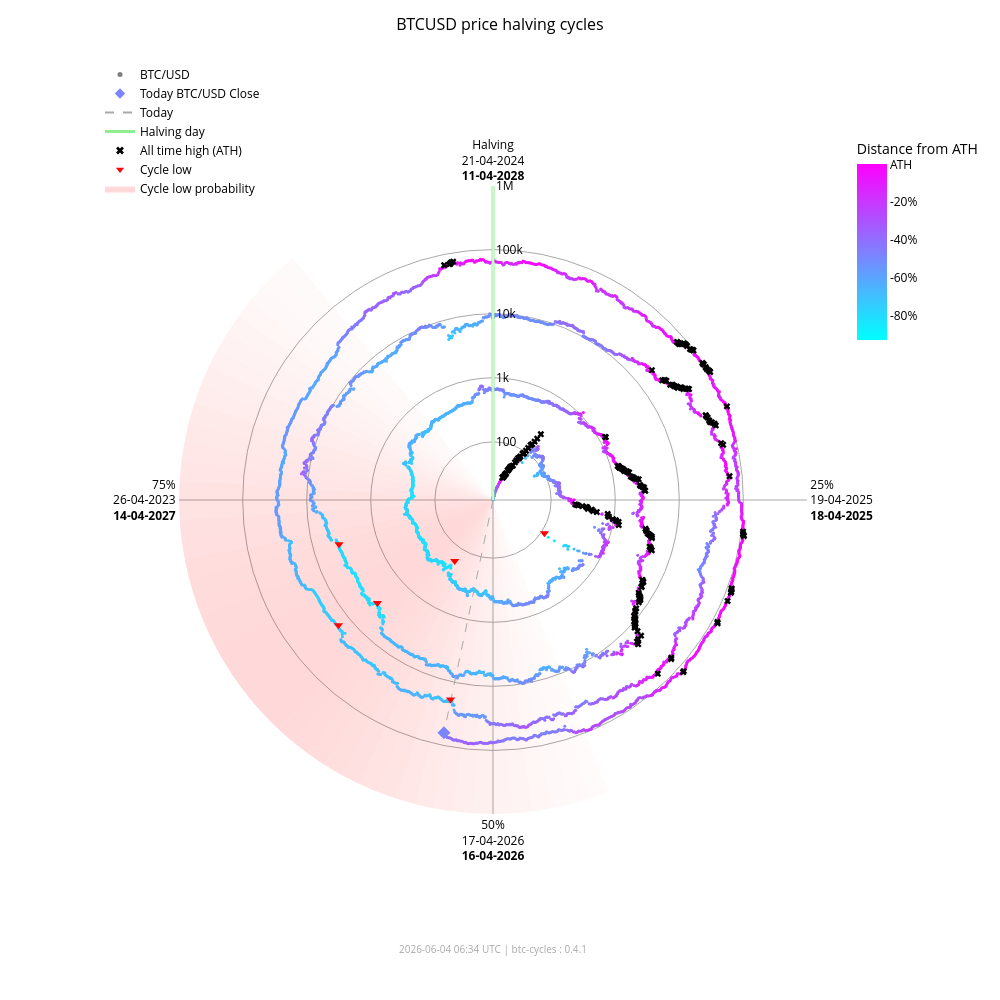

Notebook code cell kept with this figure:
### Markdown cell above
### Interactive chart (plotly)

### Code cell
fig_interactive = btc.plot(
    kind="interactive",
    from_date="2012-11-28",
)
# plotly config for interactivity
config = {"scrollZoom": True, "displayModeBar": True}
# display in notebook
fig_interactive.show(config=config)

### Figure 1 — Plotly figure (JSON) as saved in the notebook; plotly's stock layout.template omitted (floating-point values rounded to 4 significant figures; data arrays with more than 128 entries replaced by an {"elided": "..."} marker saying what was removed)
{"data": [{"fill": "toself", "fillcolor": "rgba(255,0,0,0.017168280509461755)", "hoverinfo": "skip", "line": {"width": 0}, "mode": "lines", "r": [12.35, 1000000, 1000000, 12.35, 12.35], "showlegend": false, "theta": [158.4, 158.4, 162.0, 162.0, 158.4], "type": "scatterpolar"}, {"fill": "toself", "fillcolor": "rgba(255,0,0,0.022114794501891175)", "hoverinfo": "skip", "line": {"width": 0}, "mode": "lines", "r": [12.35, 1000000, 1000000, 12.35, 12.35], "showlegend": false, "theta": [162.0, 162.0, 165.6, 165.6, 162.0], "type": "scatterpolar"}, {"fill": "toself", "fillcolor": "rgba(255,0,0,0.02790404259511669)", "hoverinfo": "skip", "line": {"width": 0}, "mode": "lines", "r": [12.35, 1000000, 1000000, 12.35, 12.35], "showlegend": false, "theta": [165.6, 165.6, 169.2, 169.2, 165.6], "type": "scatterpolar"}, {"fill": "toself", "fillcolor": "rgba(255,0,0,0.034518294852420334)", "hoverinfo": "skip", "line": {"width": 0}, "mode": "lines", "r": [12.35, 1000000, 1000000, 12.35, 12.35], "showlegend": false, "theta": [169.2, 169.2, 172.8, 172.8, 169.2], "type": "scatterpolar"}, {"fill": "toself", "fillcolor": "rgba(255,0,0,0.041901979682821514)", "hoverinfo": "skip", "line": {"width": 0}, "mode": "lines", "r": [12.35, 1000000, 1000000, 12.35, 12.35], "showlegend": false, "theta": [172.8, 172.8, 176.4, 176.4, 172.8], "type": "scatterpolar"}, {"fill": "toself", "fillcolor": "rgba(255,0,0,0.04996405861294358)", "hoverinfo": "skip", "line": {"width": 0}, "mode": "lines", "r": [12.35, 1000000, 1000000, 12.35, 12.35], "showlegend": false, "theta": [176.4, 176.4, 180.0, 180.0, 176.4], "type": "scatterpolar"}, {"fill": "toself", "fillcolor": "rgba(255,0,0,0.05858349692240514)", "hoverinfo": "skip", "line": {"width": 0}, "mode": "lines", "r": [12.35, 1000000, 1000000, 12.35, 12.35], "showlegend": false, "theta": [180.0, 180.0, 183.6, 183.6, 180.0], "type": "scatterpolar"}, {"fill": "toself", "fillcolor": "rgba(255,0,0,0.06761662035375064)", "hoverinfo": "skip", "line": {"width": 0}, "mode": "lines", "r": [12.35, 1000000, 1000000, 12.35, 12.35], "showlegend": false, "theta": [183.6, 183.6, 187.2, 187.2, 183.6], "type": "scatterpolar"}, {"fill": "toself", "fillcolor": "rgba(255,0,0,0.07690481219944661)", "hoverinfo": "skip", "line": {"width": 0}, "mode": "lines", "r": [12.35, 1000000, 1000000, 12.35, 12.35], "showlegend": false, "theta": [187.2, 187.2, 190.8, 190.8, 187.2], "type": "scatterpolar"}, {"fill": "toself", "fillcolor": "rgba(255,0,0,0.08628112000611096)", "hoverinfo": "skip", "line": {"width": 0}, "mode": "lines", "r": [12.35, 1000000, 1000000, 12.35, 12.35], "showlegend": false, "theta": [190.8, 190.8, 194.4, 194.4, 190.8], "type": "scatterpolar"}, {"fill": "toself", "fillcolor": "rgba(255,0,0,0.09557490841018089)", "hoverinfo": "skip", "line": {"width": 0}, "mode": "lines", "r": [12.35, 1000000, 1000000, 12.35, 12.35], "showlegend": false, "theta": [194.4, 194.4, 198.0, 198.0, 194.4], "type": "scatterpolar"}, {"fill": "toself", "fillcolor": "rgba(255,0,0,0.10461455782963762)", "hoverinfo": "skip", "line": {"width": 0}, "mode": "lines", "r": [12.35, 1000000, 1000000, 12.35, 12.35], "showlegend": false, "theta": [198.0, 198.0, 201.6, 201.6, 198.0], "type": "scatterpolar"}, {"fill": "toself", "fillcolor": "rgba(255,0,0,0.11322908719652829)", "hoverinfo": "skip", "line": {"width": 0}, "mode": "lines", "r": [12.35, 1000000, 1000000, 12.35, 12.35], "showlegend": false, "theta": [201.6, 201.6, 205.2, 205.2, 201.6], "type": "scatterpolar"}, {"fill": "toself", "fillcolor": "rgba(255,0,0,0.12125015337052986)", "hoverinfo": "skip", "line": {"width": 0}, "mode": "lines", "r": [12.35, 1000000, 1000000, 12.35, 12.35], "showlegend": false, "theta": [205.2, 205.2, 208.8, 208.8, 205.2], "type": "scatterpolar"}, {"fill": "toself", "fillcolor": "rgba(255,0,0,0.12851590515331976)", "hoverinfo": "skip", "line": {"width": 0}, "mode": "lines", "r": [12.35, 1000000, 1000000, 12.35, 12.35], "showlegend": false, "theta": [208.8, 208.8, 212.4, 212.4, 208.8], "type": "scatterpolar"}, {"fill": "toself", "fillcolor": "rgba(255,0,0,0.13487757461161184)", "hoverinfo": "skip", "line": {"width": 0}, "mode": "lines", "r": [12.35, 1000000, 1000000, 12.35, 12.35], "showlegend": false, "theta": [212.4, 212.4, 216.0, 216.0, 212.4], "type": "scatterpolar"}, {"fill": "toself", "fillcolor": "rgba(255,0,0,0.14020862181849592)", "hoverinfo": "skip", "line": {"width": 0}, "mode": "lines", "r": [12.35, 1000000, 1000000, 12.35, 12.35], "showlegend": false, "theta": [216.0, 216.0, 219.6, 219.6, 216.0], "type": "scatterpolar"}, {"fill": "toself", "fillcolor": "rgba(255,0,0,0.14441504950654527)", "hoverinfo": "skip", "line": {"width": 0}, "mode": "lines", "r": [12.35, 1000000, 1000000, 12.35, 12.35], "showlegend": false, "theta": [219.6, 219.6, 223.2, 223.2, 219.6], "type": "scatterpolar"}, {"fill": "toself", "fillcolor": "rgba(255,0,0,0.14744459351271713)", "hoverinfo": "skip", "line": {"width": 0}, "mode": "lines", "r": [12.35, 1000000, 1000000, 12.35, 12.35], "showlegend": false, "theta": [223.2, 223.2, 226.8, 226.8, 223.2], "type": "scatterpolar"}, {"fill": "toself", "fillcolor": "rgba(255,0,0,0.14929223192296423)", "hoverinfo": "skip", "line": {"width": 0}, "mode": "lines", "r": [12.35, 1000000, 1000000, 12.35, 12.35], "showlegend": false, "theta": [226.8, 226.8, 230.4, 230.4, 226.8], "type": "scatterpolar"}, {"fill": "toself", "fillcolor": "rgba(255,0,0,0.15)", "hoverinfo": "skip", "line": {"width": 0}, "mode": "lines", "r": [12.35, 1000000, 1000000, 12.35, 12.35], "showlegend": false, "theta": [230.4, 230.4, 234.0, 234.0, 230.4], "type": "scatterpolar"}, {"fill": "toself", "fillcolor": "rgba(255,0,0,0.14965033825231114)", "hoverinfo": "skip", "line": {"width": 0}, "mode": "lines", "r": [12.35, 1000000, 1000000, 12.35, 12.35], "showlegend": false, "theta": [234.0, 234.0, 237.6, 237.6, 234.0], "type": "scatterpolar"}, {"fill": "toself", "fillcolor": "rgba(255,0,0,0.14835378057909807)", "hoverinfo": "skip", "line": {"width": 0}, "mode": "lines", "r": [12.35, 1000000, 1000000, 12.35, 12.35], "showlegend": false, "theta": [237.6, 237.6, 241.2, 241.2, 237.6], "type": "scatterpolar"}, {"fill": "toself", "fillcolor": "rgba(255,0,0,0.14623322283554635)", "hoverinfo": "skip", "line": {"width": 0}, "mode": "lines", "r": [12.35, 1000000, 1000000, 12.35, 12.35], "showlegend": false, "theta": [241.2, 241.2, 244.8, 244.8, 241.2], "type": "scatterpolar"}, {"fill": "toself", "fillcolor": "rgba(255,0,0,0.1434078538226231)", "hoverinfo": "skip", "line": {"width": 0}, "mode": "lines", "r": [12.35, 1000000, 1000000, 12.35, 12.35], "showlegend": false, "theta": [244.8, 244.8, 248.4, 248.4, 244.8], "type": "scatterpolar"}, {"fill": "toself", "fillcolor": "rgba(255,0,0,0.13997983179373427)", "hoverinfo": "skip", "line": {"width": 0}, "mode": "lines", "r": [12.35, 1000000, 1000000, 12.35, 12.35], "showlegend": false, "theta": [248.4, 248.4, 252.0, 252.0, 248.4], "type": "scatterpolar"}, {"fill": "toself", "fillcolor": "rgba(255,0,0,0.13602598258454268)", "hoverinfo": "skip", "line": {"width": 0}, "mode": "lines", "r": [12.35, 1000000, 1000000, 12.35, 12.35], "showlegend": false, "theta": [252.0, 252.0, 255.6, 255.6, 252.0], "type": "scatterpolar"}, {"fill": "toself", "fillcolor": "rgba(255,0,0,0.13159547355344953)", "hoverinfo": "skip", "line": {"width": 0}, "mode": "lines", "r": [12.35, 1000000, 1000000, 12.35, 12.35], "showlegend": false, "theta": [255.6, 255.6, 259.2, 259.2, 255.6], "type": "scatterpolar"}, {"fill": "toself", "fillcolor": "rgba(255,0,0,0.12671301775492697)", "hoverinfo": "skip", "line": {"width": 0}, "mode": "lines", "r": [12.35, 1000000, 1000000, 12.35, 12.35], "showlegend": false, "theta": [259.2, 259.2, 262.8, 262.8, 259.2], "type": "scatterpolar"}, {"fill": "toself", "fillcolor": "rgba(255,0,0,0.12138610149219965)", "hoverinfo": "skip", "line": {"width": 0}, "mode": "lines", "r": [12.35, 1000000, 1000000, 12.35, 12.35], "showlegend": false, "theta": [262.8, 262.8, 266.4, 266.4, 262.8], "type": "scatterpolar"}, {"fill": "toself", "fillcolor": "rgba(255,0,0,0.1156142551644921)", "hoverinfo": "skip", "line": {"width": 0}, "mode": "lines", "r": [12.35, 1000000, 1000000, 12.35, 12.35], "showlegend": false, "theta": [266.4, 266.4, 270.0, 270.0, 266.4], "type": "scatterpolar"}, {"fill": "toself", "fillcolor": "rgba(255,0,0,0.10939851441251548)", "hoverinfo": "skip", "line": {"width": 0}, "mode": "lines", "r": [12.35, 1000000, 1000000, 12.35, 12.35], "showlegend": false, "theta": [270.0, 270.0, 273.6, 273.6, 270.0], "type": "scatterpolar"}, {"fill": "toself", "fillcolor": "rgba(255,0,0,0.10274974912946185)", "hoverinfo": "skip", "line": {"width": 0}, "mode": "lines", "r": [12.35, 1000000, 1000000, 12.35, 12.35], "showlegend": false, "theta": [273.6, 273.6, 277.2, 277.2, 273.6], "type": "scatterpolar"}, {"fill": "toself", "fillcolor": "rgba(255,0,0,0.09569517349791425)", "hoverinfo": "skip", "line": {"width": 0}, "mode": "lines", "r": [12.35, 1000000, 1000000, 12.35, 12.35], "showlegend": false, "theta": [277.2, 277.2, 280.8, 280.8, 277.2], "type": "scatterpolar"}, {"fill": "toself", "fillcolor": "rgba(255,0,0,0.08828282625646727)", "hoverinfo": "skip", "line": {"width": 0}, "mode": "lines", "r": [12.35, 1000000, 1000000, 12.35, 12.35], "showlegend": false, "theta": [280.8, 280.8, 284.4, 284.4, 280.8], "type": "scatterpolar"}, {"fill": "toself", "fillcolor": "rgba(255,0,0,0.08058400018765345)", "hoverinfo": "skip", "line": {"width": 0}, "mode": "lines", "r": [12.35, 1000000, 1000000, 12.35, 12.35], "showlegend": false, "theta": [284.4, 284.4, 288.0, 288.0, 284.4], "type": "scatterpolar"}, {"fill": "toself", "fillcolor": "rgba(255,0,0,0.07269354608292704)", "hoverinfo": "skip", "line": {"width": 0}, "mode": "lines", "r": [12.35, 1000000, 1000000, 12.35, 12.35], "showlegend": false, "theta": [288.0, 288.0, 291.6, 291.6, 288.0], "type": "scatterpolar"}, {"fill": "toself", "fillcolor": "rgba(255,0,0,0.06472784449068783)", "hoverinfo": "skip", "line": {"width": 0}, "mode": "lines", "r": [12.35, 1000000, 1000000, 12.35, 12.35], "showlegend": false, "theta": [291.6, 291.6, 295.2, 295.2, 291.6], "type": "scatterpolar"}, {"fill": "toself", "fillcolor": "rgba(255,0,0,0.05682021976743955)", "hoverinfo": "skip", "line": {"width": 0}, "mode": "lines", "r": [12.35, 1000000, 1000000, 12.35, 12.35], "showlegend": false, "theta": [295.2, 295.2, 298.8, 298.8, 295.2], "type": "scatterpolar"}, {"fill": "toself", "fillcolor": "rgba(255,0,0,0.04911378436707333)", "hoverinfo": "skip", "line": {"width": 0}, "mode": "lines", "r": [12.35, 1000000, 1000000, 12.35, 12.35], "showlegend": false, "theta": [298.8, 298.8, 302.4, 302.4, 298.8], "type": "scatterpolar"}, {"fill": "toself", "fillcolor": "rgba(255,0,0,0.04175213714896469)", "hoverinfo": "skip", "line": {"width": 0}, "mode": "lines", "r": [12.35, 1000000, 1000000, 12.35, 12.35], "showlegend": false, "theta": [302.4, 302.4, 306.0, 306.0, 302.4], "type": "scatterpolar"}, {"fill": "toself", "fillcolor": "rgba(255,0,0,0.034868865657538876)", "hoverinfo": "skip", "line": {"width": 0}, "mode": "lines", "r": [12.35, 1000000, 1000000, 12.35, 12.35], "showlegend": false, "theta": [306.0, 306.0, 309.6, 309.6, 306.0], "type": "scatterpolar"}, {"fill": "toself", "fillcolor": "rgba(255,0,0,0.02857722515334582)", "hoverinfo": "skip", "line": {"width": 0}, "mode": "lines", "r": [12.35, 1000000, 1000000, 12.35, 12.35], "showlegend": false, "theta": [309.6, 309.6, 313.2, 313.2, 309.6], "type": "scatterpolar"}, {"fill": "toself", "fillcolor": "rgba(255,0,0,0.022961515313555197)", "hoverinfo": "skip", "line": {"width": 0}, "mode": "lines", "r": [12.35, 1000000, 1000000, 12.35, 12.35], "showlegend": false, "theta": [313.2, 313.2, 316.8, 316.8, 313.2], "type": "scatterpolar"}, {"fill": "toself", "fillcolor": "rgba(255,0,0,0.01807146942917362)", "hoverinfo": "skip", "line": {"width": 0}, "mode": "lines", "r": [12.35, 1000000, 1000000, 12.35, 12.35], "showlegend": false, "theta": [316.8, 316.8, 320.4, 320.4, 316.8], "type": "scatterpolar"}, {"hoverinfo": "text", "marker": {"color": {"elided": "4937 str values"}, "size": 3}, "mode": "markers", "r": {"elided": "4937 float values"}, "showlegend": false, "text": {"elided": "4937 str values"}, "theta": {"elided": "4937 float values"}, "type": "scatterpolar"}, {"hoverinfo": "skip", "line": {"color": "lightgreen", "width": 3}, "mode": "lines", "r": [12.35, 1000000], "showlegend": false, "theta": [0, 0], "type": "scatterpolar"}, {"hoverinfo": "skip", "line": {"color": "darkgrey", "dash": "dash", "width": 1}, "mode": "lines", "r": [12.35, 64090.0], "showlegend": false, "theta": [191.9, 191.9], "type": "scatterpolar"}, {"hoverinfo": "text", "marker": {"color": "#7a85ff", "size": 10, "symbol": "diamond"}, "mode": "markers", "r": [64090.0], "showlegend": false, "text": ["Today<br>Date: 2026-06-04<br>Price: $64,086.12"], "theta": [191.9], "type": "scatterpolar"}, {"hoverinfo": "text", "marker": {"color": "black", "size": 6, "symbol": "x"}, "mode": "markers", "r": {"elided": "195 float values"}, "showlegend": false, "text": {"elided": "195 str values"}, "theta": {"elided": "195 float values"}, "type": "scatterpolar"}, {"hoverinfo": "text", "marker": {"color": "red", "size": 8, "symbol": "triangle-down"}, "mode": "markers", "r": [111.6, 164.9, 3233.0, 3925.0, 18950.0, 15760.0], "showlegend": false, "text": ["Cycle Low<br>Date: 2014-02-21<br>Price: $111.56<br>ATH distance: -91.0%", "Cycle Low<br>Date: 2015-01-14<br>Price: $164.92<br>ATH distance: -86.7%", "Cycle Low<br>Date: 2018-12-15<br>Price: $3,232.51<br>ATH distance: -83.3%", "Cycle Low<br>Date: 2019-03-25<br>Price: $3,924.55<br>ATH distance: -79.7%", "Cycle Low<br>Date: 2022-06-18<br>Price: $18,954.25<br>ATH distance: -71.9%", "Cycle Low<br>Date: 2022-11-21<br>Price: $15,760.19<br>ATH distance: -76.7%"], "theta": [122.8, 212.1, 228.3, 254.0, 192.0, 231.0], "type": "scatterpolar"}, {"marker": {"color": "grey", "size": 5}, "mode": "markers", "name": "BTC/USD", "r": [null], "theta": [null], "type": "scatterpolar"}, {"marker": {"color": "#7a85ff", "size": 8, "symbol": "diamond"}, "mode": "markers", "name": "Today BTC/USD Close", "r": [null], "theta": [null], "type": "scatterpolar"}, {"line": {"color": "darkgrey", "dash": "dash"}, "mode": "lines", "name": "Today", "r": [null], "theta": [null], "type": "scatterpolar"}, {"line": {"color": "lightgreen", "width": 3}, "mode": "lines", "name": "Halving day", "r": [null], "theta": [null], "type": "scatterpolar"}, {"marker": {"color": "black", "size": 7, "symbol": "x"}, "mode": "markers", "name": "All time high (ATH)", "r": [null], "theta": [null], "type": "scatterpolar"}, {"marker": {"color": "red", "size": 7, "symbol": "triangle-down"}, "mode": "markers", "name": "Cycle low", "r": [null], "theta": [null], "type": "scatterpolar"}, {"fill": "toself", "fillcolor": "rgba(255,0,0,0.15)", "line": {"width": 0}, "mode": "lines", "name": "Cycle low probability", "r": [null], "theta": [null], "type": "scatterpolar"}, {"hoverinfo": "skip", "marker": {"cmax": 0, "cmin": -0.9307, "color": [0], "colorbar": {"len": 0.25, "ticktext": ["ATH", "-20%", "-40%", "-60%", "-80%", "-100%"], "tickvals": [0, -0.2, -0.4, -0.6, -0.8, -1.0], "title": {"text": "Distance from ATH"}, "x": 0.95, "y": 0.92, "yanchor": "top"}, "colorscale": {"elided": "256x2 mixed values"}, "showscale": true, "size": 0}, "mode": "markers", "r": [null], "showlegend": false, "theta": [null], "type": "scatterpolar"}], "layout": {"annotations": [{"font": {"color": "darkgrey", "size": 10}, "showarrow": false, "text": "2026-06-04 06:34 UTC | btc-cycles : 0.4.1", "x": 0.5, "xref": "paper", "y": -0.02, "yref": "paper"}], "font": {"color": "black"}, "height": 1000, "legend": {"bgcolor": "rgba(0,0,0,0)", "font": {"color": "black"}, "x": 0.0, "y": 1.0}, "margin": {"b": 60, "l": 100, "r": 80, "t": 60}, "paper_bgcolor": "white", "plot_bgcolor": "white", "polar": {"angularaxis": {"color": "black", "direction": "clockwise", "gridcolor": "darkgrey", "rotation": 90, "ticktext": ["Halving<br>21-04-2024<br><b>11-04-2028</b>", "25%<br>19-04-2025<br><b>18-04-2025</b>", "50%<br>17-04-2026<br><b>16-04-2026</b>", "75%<br>26-04-2023<br><b>14-04-2027</b>"], "tickvals": [0, 90, 180, 270]}, "bgcolor": "white", "domain": {"x": [0.1, 0.9], "y": [0.05, 0.95]}, "radialaxis": {"angle": 90, "color": "black", "gridcolor": "darkgrey", "range": [1.092, 6.0], "tickangle": 90, "ticktext": ["100", "1k", "10k", "100k", "1M"], "tickvals": [100, 1000, 10000, 100000, 1000000], "type": "log"}}, "title": {"font": {"color": "black", "size": 16}, "text": "BTCUSD price halving cycles", "x": 0.5}, "width": 1000}}
